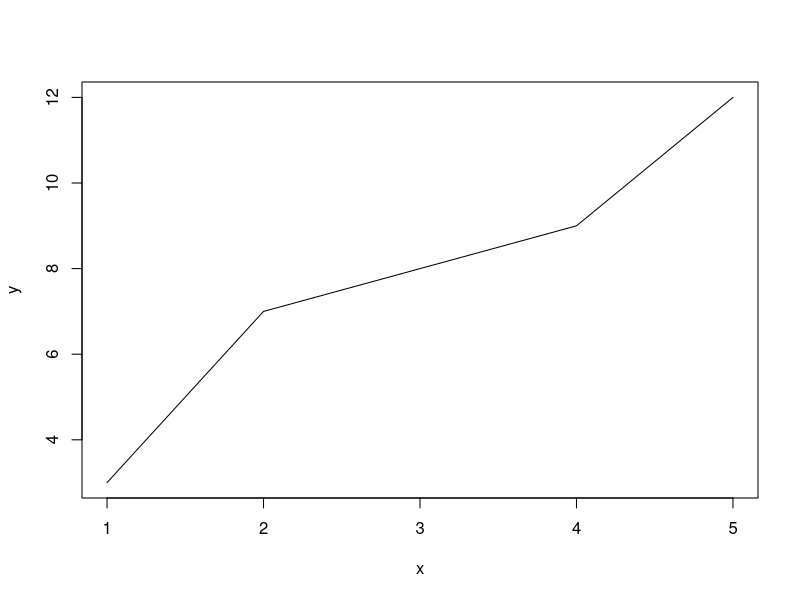
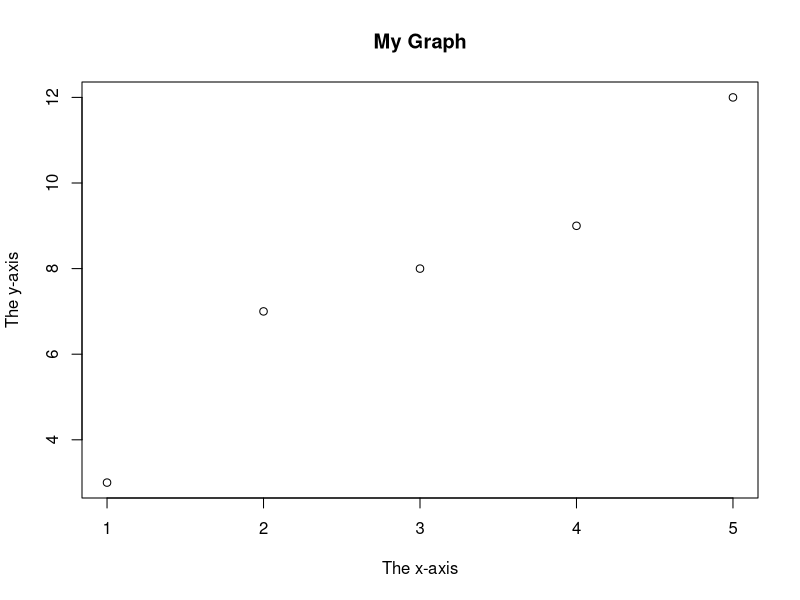
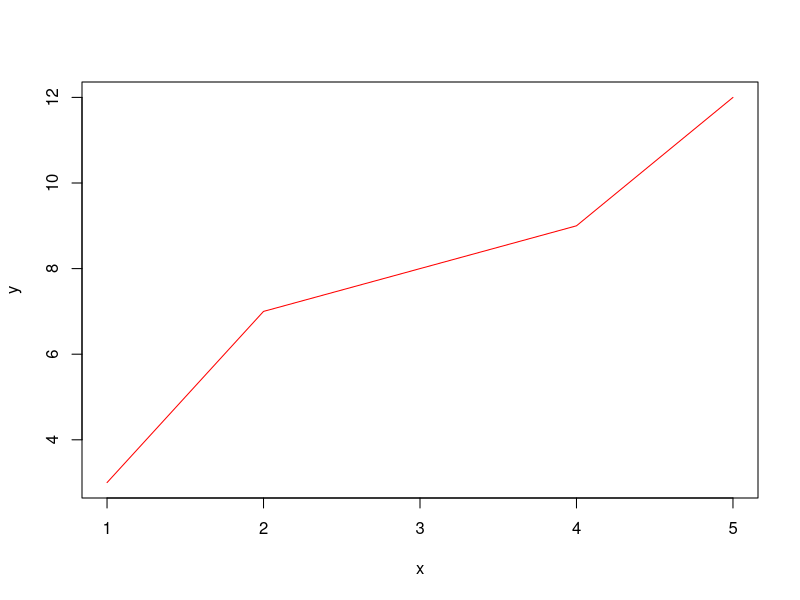
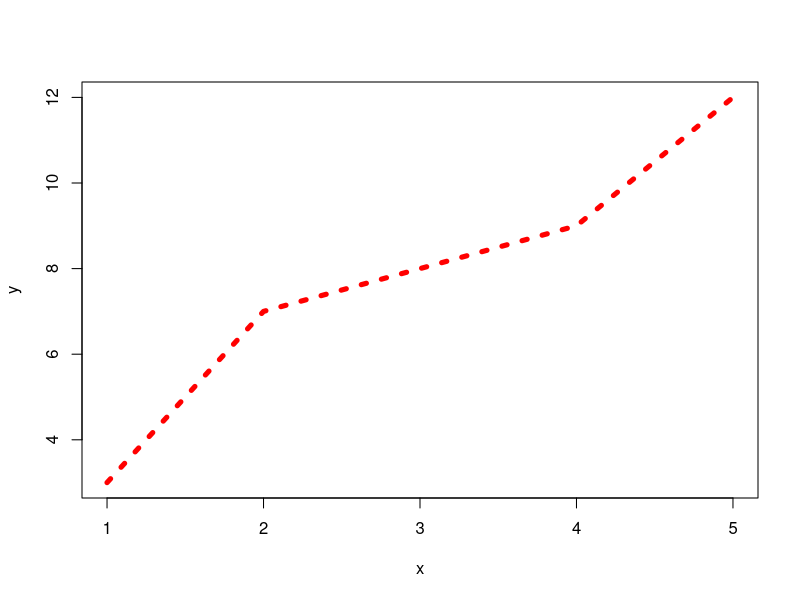
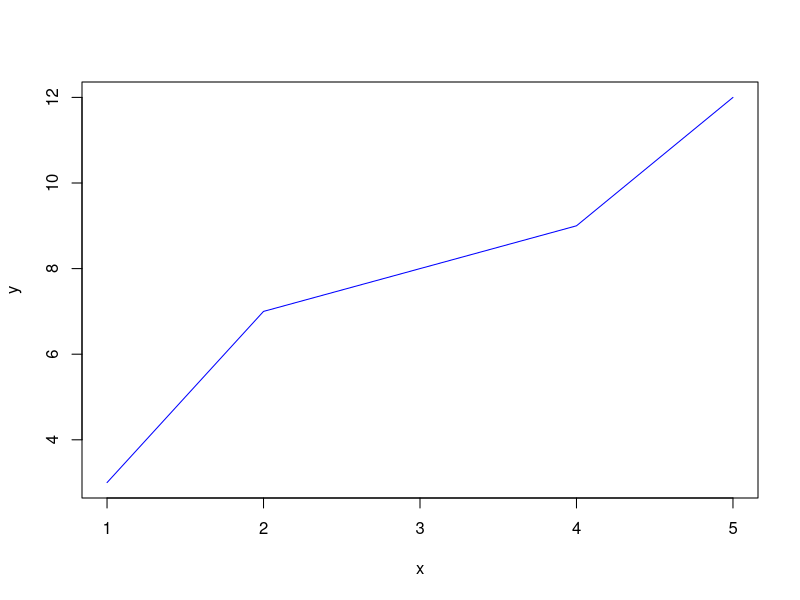
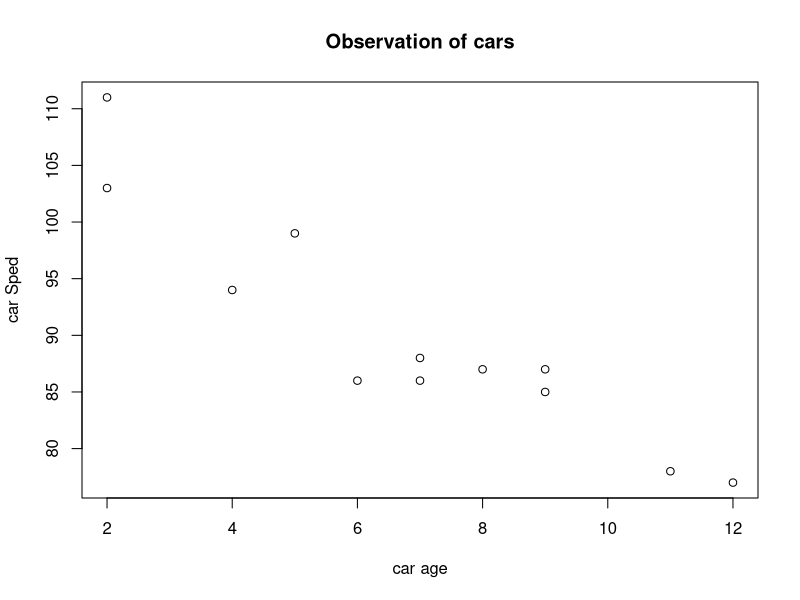
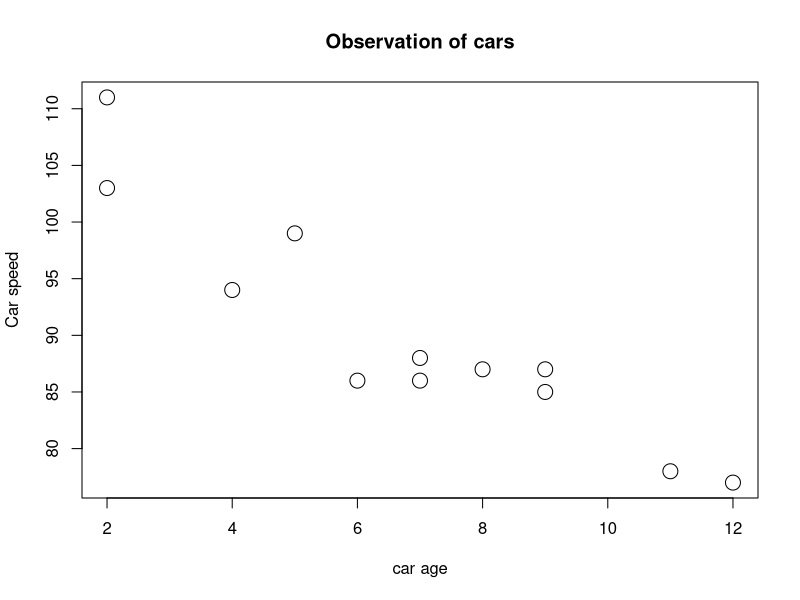

Here is the R script that generated these plots, in order: (Note: this script raises an error after producing the figures.)
## ---- chunk 1
x <- c(1,2,3,4,5)
y <- c(3,7,8,9,12)
## ---- chunk 2
plot(x,y,type="l")
## ---- chunk 3
plot(x,y,main="My Graph",xlab="The x-axis",ylab="The y-axis")
## ---- chunk 4
plot(x,y,type="l",col="red")
## ---- chunk 5
plot(x,y,type = "l",col="red",lwd=5,lty=3)
## ---- chunk 6
plot(x,y,type="l",col="blue")
#lines(x,y,type="l",col="red")
## ---- chunk 7
x <- c(5,7,8,7,2,2,9,4,11,12,9,6)
y <- c(99,86,87,88,111,103,87,94,78,77,85,86)
plot(x,y,main= "Observation of cars",xlab="car age",ylab = "car Sped") 
## ---- chunk 8
# day one, the age and speed of 12 cars:
x1 <- c(5,7,8,7,2,2,9,4,11,12,9,6)
y1 <- c(99,86,87,88,111,103,87,94,78,77,85,86)

# day two, the age and speed of 15 cars:
x2 <-c(2,2,8,1,15,8,12,9,7,3,11,4,7,14,12)
y2 <-c(100,105,84,105,90,99,90,95,94,100,79,112,91,80,85)

plot(x1,y1,main="Observation of cars",xlab="car age",ylab="Car speed",cex=2)
point(x2,y2,col="blue",cex=2)
## ---- chunk 9
x <- c(10,20,40)
pie(x,init.angle = 90)
## ---- chunk 10
# Create a vector of labels
mylabel <- c("Apples","Bananas","Cherries","Dates")
# Display the pie chart with labels
pie(x, label = mylabel, main ="Fruits")


## ---- chunk 11
# Create a vector of colors
colors <- c("blue","yellow","green","black")
# Display the pie chart with colors
pie(x, label = mylabel, main ="Fruits", col = colors)
# Display the explanation box
legend("bottomright", mylabel, fill = colors)

## ---- chunk 12
x <- c("A","B","C","D")
y <- c(2,4,6,8)
barplot(y,names.arg = x,col = "red",horiz = TRUE)
## ---- chunk 13
barplot(y,names.arg = x,density = 10)
## ---- chunk 14
barplot(y,names.arg = x,width = c(1,2,3,4))
